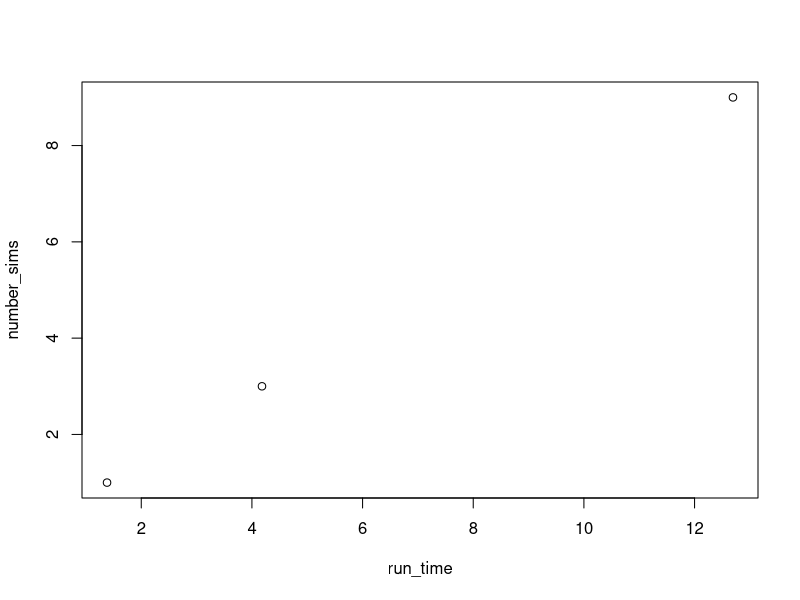

The R source for this figure:
packages <- c("data.table","tidyverse","skimr","here")

for (package in packages) {
  if (!require(package, character.only=T, quietly=T)) {
    install.packages(package, repos='http://lib.stat.cmu.edu/R/CRAN')
  }
}

for (package in packages) {
  library(package, character.only=T)
}


a <- read_csv(here("data","run_time_1.csv"))
b <- read_csv(here("data","run_time_3.csv"))
c <- read_csv(here("data","run_time_9.csv"))

a
b
c

plot(rbind(a,b,c))

time_dat <- rbind(a,b,c)

# 1440 minutes per day
# predicted run time in days:
round((coef(lm(run_time ~ number_sims, data=time_dat))[2]*10000)/1440)

